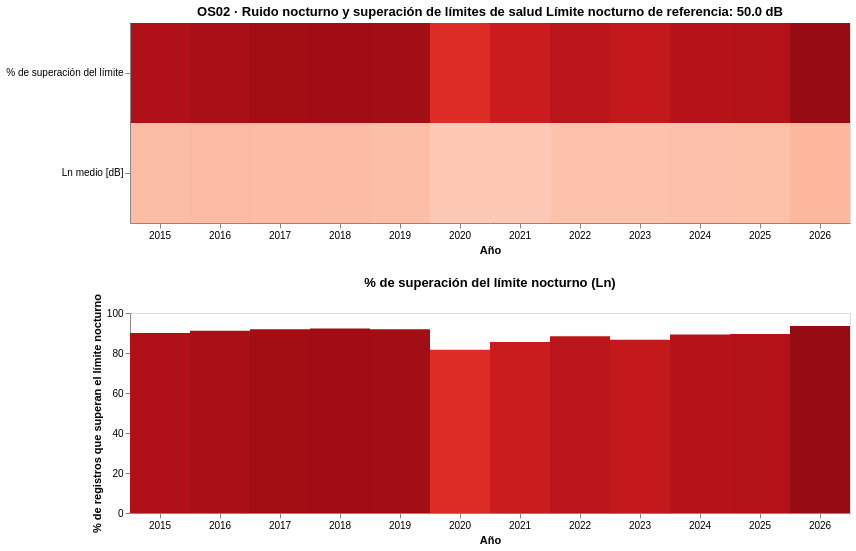

This figure's notebook cell:
### Code cell
#Bar chart: % de superación del límite nocturno
# usando el valor calculado %: df_ln_anual["pct_superacion"]

bars_os02_b01 = (
    alt.Chart(df_ln_anual)
    .mark_bar()
    .encode(
        x=alt.X(
            "año:O",
            title="Año",
            axis=alt.Axis(labelAngle=0)
        ),
        y=alt.Y(
            "pct_superacion:Q",
            title="% de registros que superan el límite nocturno",
            scale=alt.Scale(domain=[0, 100])
        ),
        color=alt.Color(
            "pct_superacion:Q",
            scale=alt.Scale(scheme="reds"),
            legend=None
        ),
        tooltip=[
            alt.Tooltip("año:O", title="Año"),
            alt.Tooltip(
                "pct_superacion:Q",
                title="% superación",
                format=".1f"
            )
        ]
    )
    .properties(
        width=720,
        height=200,
        title="% de superación del límite nocturno (Ln)"
    )
)

vis_os02_b01 = alt.vconcat(
    heatmap_os02_b01,
    bars_os02_b01
).resolve_scale(x="shared")

vis_os02_b01

### Figure 1 — Vega-Lite specification as saved in the notebook (floating-point values rounded to 4 significant figures)
{"$schema": "https://vega.github.io/schema/vega-lite/v5.20.1.json", "config": {"view": {"continuousHeight": 300, "continuousWidth": 300}}, "datasets": {"data-48296a305aedd59dfbd051c22d2fa0f7": [{"año": 2015, "métrica": "Ln medio [dB]", "valor": 57.26}, {"año": 2016, "métrica": "Ln medio [dB]", "valor": 57.77}, {"año": 2017, "métrica": "Ln medio [dB]", "valor": 57.71}, {"año": 2018, "métrica": "Ln medio [dB]", "valor": 57.44}, {"año": 2019, "métrica": "Ln medio [dB]", "valor": 57.1}, {"año": 2020, "métrica": "Ln medio [dB]", "valor": 55.1}, {"año": 2021, "métrica": "Ln medio [dB]", "valor": 55.13}, {"año": 2022, "métrica": "Ln medio [dB]", "valor": 56.3}, {"año": 2023, "métrica": "Ln medio [dB]", "valor": 56.43}, {"año": 2024, "métrica": "Ln medio [dB]", "valor": 56.5}, {"año": 2025, "métrica": "Ln medio [dB]", "valor": 56.74}, {"año": 2026, "métrica": "Ln medio [dB]", "valor": 58.46}, {"año": 2015, "métrica": "% de superación del límite", "valor": 90}, {"año": 2016, "métrica": "% de superación del límite", "valor": 91.13}, {"año": 2017, "métrica": "% de superación del límite", "valor": 91.89}, {"año": 2018, "métrica": "% de superación del límite", "valor": 92.2}, {"año": 2019, "métrica": "% de superación del límite", "valor": 91.91}, {"año": 2020, "métrica": "% de superación del límite", "valor": 81.62}, {"año": 2021, "métrica": "% de superación del límite", "valor": 85.55}, {"año": 2022, "métrica": "% de superación del límite", "valor": 88.33}, {"año": 2023, "métrica": "% de superación del límite", "valor": 86.68}, {"año": 2024, "métrica": "% de superación del límite", "valor": 89.22}, {"año": 2025, "métrica": "% de superación del límite", "valor": 89.52}, {"año": 2026, "métrica": "% de superación del límite", "valor": 93.55}], "data-d5233d782b0bfa70e8dde6ffd4a80b3b": [{"año": 2015, "ln_medio": 57.26, "pct_superacion": 90}, {"año": 2016, "ln_medio": 57.77, "pct_superacion": 91.13}, {"año": 2017, "ln_medio": 57.71, "pct_superacion": 91.89}, {"año": 2018, "ln_medio": 57.44, "pct_superacion": 92.2}, {"año": 2019, "ln_medio": 57.1, "pct_superacion": 91.91}, {"año": 2020, "ln_medio": 55.1, "pct_superacion": 81.62}, {"año": 2021, "ln_medio": 55.13, "pct_superacion": 85.55}, {"año": 2022, "ln_medio": 56.3, "pct_superacion": 88.33}, {"año": 2023, "ln_medio": 56.43, "pct_superacion": 86.68}, {"año": 2024, "ln_medio": 56.5, "pct_superacion": 89.22}, {"año": 2025, "ln_medio": 56.74, "pct_superacion": 89.52}, {"año": 2026, "ln_medio": 58.46, "pct_superacion": 93.55}]}, "resolve": {"scale": {"x": "shared"}}, "vconcat": [{"data": {"name": "data-48296a305aedd59dfbd051c22d2fa0f7"}, "encoding": {"color": {"field": "valor", "scale": {"scheme": "reds"}, "title": "Intensidad", "type": "quantitative"}, "tooltip": [{"field": "año", "title": "Año", "type": "ordinal"}, {"field": "métrica", "title": "Indicador", "type": "nominal"}, {"field": "valor", "format": ".2f", "title": "Valor", "type": "quantitative"}], "x": {"axis": {"labelAngle": 0}, "field": "año", "title": "Año", "type": "ordinal"}, "y": {"field": "métrica", "title": "", "type": "nominal"}}, "height": 200, "mark": {"type": "rect"}, "title": "OS02 · Ruido nocturno y superación de límites de salud\nLímite nocturno de referencia: 50.0 dB", "width": 720}, {"data": {"name": "data-d5233d782b0bfa70e8dde6ffd4a80b3b"}, "encoding": {"color": {"field": "pct_superacion", "legend": null, "scale": {"scheme": "reds"}, "type": "quantitative"}, "tooltip": [{"field": "año", "title": "Año", "type": "ordinal"}, {"field": "pct_superacion", "format": ".1f", "title": "% superación", "type": "quantitative"}], "x": {"axis": {"labelAngle": 0}, "field": "año", "title": "Año", "type": "ordinal"}, "y": {"field": "pct_superacion", "scale": {"domain": [0, 100]}, "title": "% de registros que superan el límite nocturno", "type": "quantitative"}}, "height": 200, "mark": {"type": "bar"}, "title": "% de superación del límite nocturno (Ln)", "width": 720}]}
